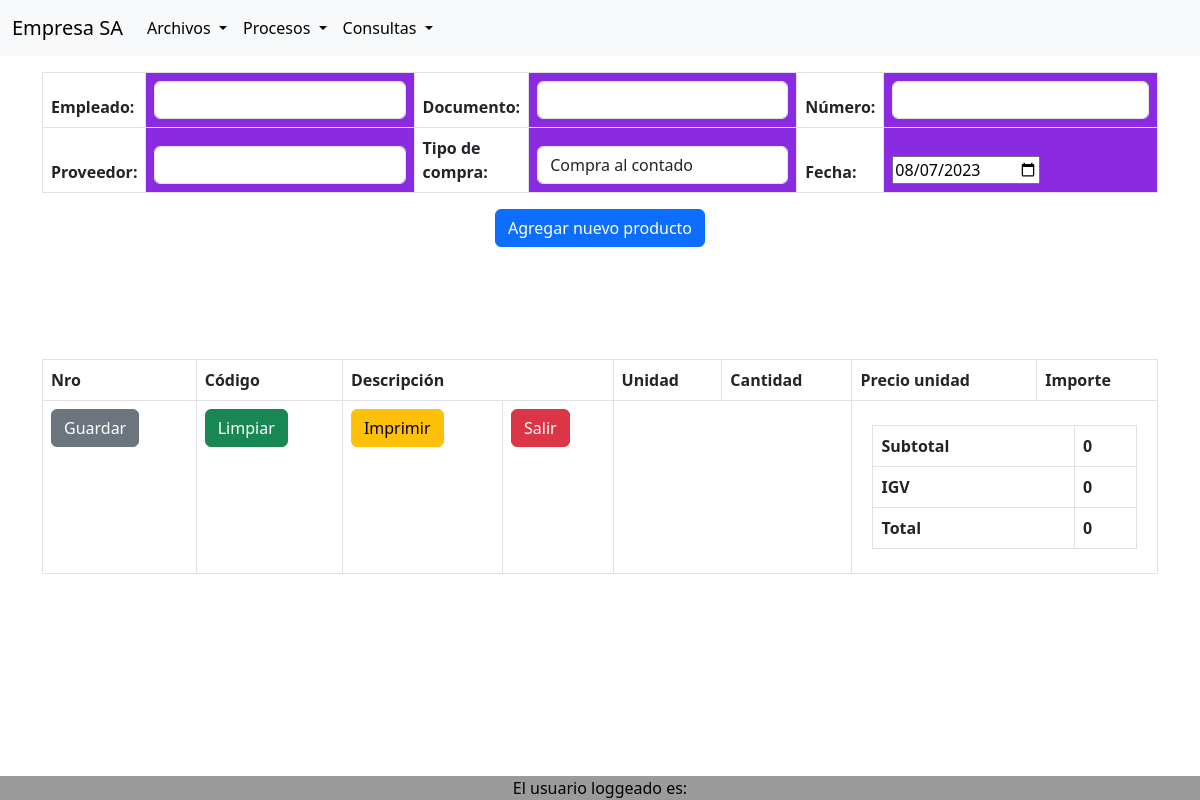
The app's page /comprar_productos.php, older data.
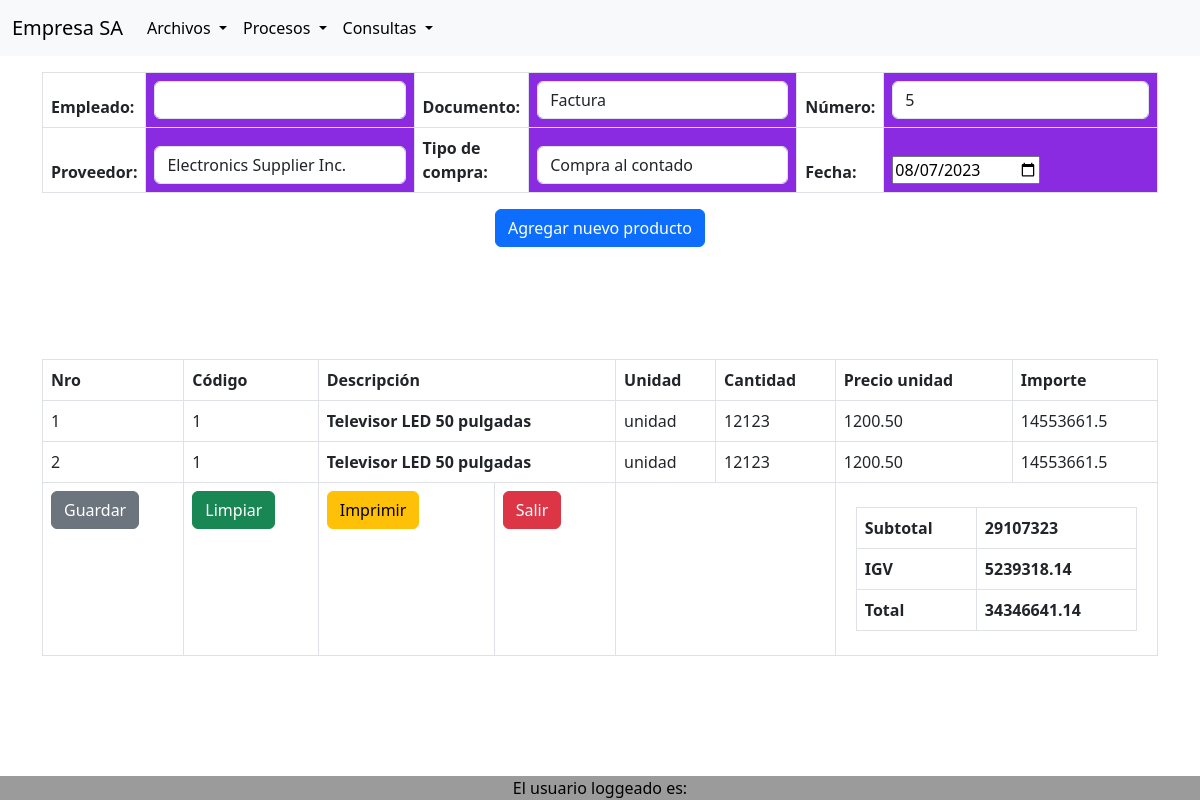
The same page, newer data.
### tables this page shows
CREATE TABLE `documento` (
  `id` int(11) NOT NULL,
  `nombre` varchar(50) NOT NULL,
  `numero_actual` int(11) DEFAULT NULL
);

CREATE TABLE `temp` (
  `numero` int(11) NOT NULL,
  `id_producto` int(11) DEFAULT NULL,
  `cantidad` int(11) DEFAULT NULL
);

CREATE TABLE `producto` (
  `id` int(11) NOT NULL,
  `nombre_producto` varchar(50) NOT NULL,
  `unidad_medida` varchar(15) NOT NULL,
  `stock` int(11) NOT NULL,
  `descripcion` varchar(256) DEFAULT NULL,
  `precio_unidad` decimal(10,2) NOT NULL,
  `costo_unidad` decimal(10,2) NOT NULL,
  `id_linea` int(11) DEFAULT NULL
);

### comprar_productos.php (the view, shortened to what this page needs)
<?php
  $conexion = connect_db();
?>
  <?php include('header.php');
  ?>
<form action="compra_realizar.php" method="POST">
    <div class="container mt-3">
      <table class="table table-bordered">
        <thead>
          <tr>
            <th><label for="empleado">Empleado:</label></th>
            <th class="w-25" style="background-color: blueviolet; color: black;">
              <div class="form-group">
                <input type="text" class="form-control" id="nombre_sesion" name="nombre_sesion"
                  value="<?php echo $_SESSION['nombre']; ?>" readonly>
              </div>
            </th>
            <th><label for="documento">Documento:</label></th>
            <th class="w-25" style="background-color: blueviolet; color: black;">
              <div class="form-group">
                <select class="form-control" name="documento" id="documento">
                  <?php
                  $query_documentos = "SELECT * FROM documento";
                  $result_documentos = mysqli_query($conexion, $query_documentos);
                  while ($row_documento = mysqli_fetch_array($result_documentos)) {
                    $nombre_documento = $row_documento['nombre'];
                    echo "<option value='$nombre_documento'>$nombre_documento</option>";
                  }
                  ?>
                </select>
              </div>
            </th>
            <th><label for="numero">Número:</label></th>
            <th class="w-25" style="background-color: blueviolet; color: black;">
              <div class="form-group">
                <?php
                $query_numero_actual = "SELECT numero_actual FROM documento WHERE id = 1";
                $result_numero_actual = mysqli_query($conexion, $query_numero_actual);
                $row_numero_actual = mysqli_fetch_array($result_numero_actual);
                $numero_actual = $row_numero_actual['numero_actual'];
                echo "<input type='number' class='form-control' name='numero_actual' id='numero_actual' value='$numero_actual' readonly>";
                ?>
              </div>
            </th>
          </tr>
          <tr>
          <th><label for="proveedor">Proveedor:</label></th>
            <th class="w-25" style="background-color: blueviolet; color: black;">
              <div class="form-group">
                <select class="form-control" name="proveedor" id="proveedor">
                  <?php
                  $query_proveedores = "SELECT * FROM proveedor";
                  $result_proveedores = mysqli_query($conexion, $query_proveedores);
                  while ($row_proveedor = mysqli_fetch_array($result_proveedores)) {
                    $nombre_proveedor = $row_proveedor['nombre'];
                    echo "<option value='$nombre_proveedor'>$nombre_proveedor</option>";
                  }
                  ?>
                </select>
              </div>
            </th>
            <th><label for="tipo_compra">Tipo de compra:</label></th>
            <th class="w-25" style="background-color: blueviolet; color: black;">
              <div class="form-group">
                <select class="form-control" name="tipo_compra" id="tipo_compra">
                  <option value='contado'>Compra al contado</option>
                </select>
              </div>
            </th>
            <th><label for="fecha">Fecha:</label></th>
            <th class="border-bottom" class="w-25" style="background-color: blueviolet; color: black;">
              <input type="date" name="fecha" id="fecha" value="<?php echo date("Y-m-d"); ?>">
            </th>
          </tr>
        </thead>
      </table>
    </div>
    <div class="container mt-3 text-center">
      <div class="row">
        <div class="col-4 offset-4">
          <button type="button" class="btn btn-primary" data-bs-toggle="modal" data-bs-target="#ComprarProducto">
            Agregar nuevo producto
          </button>
        </div>
      </div>
    </div>
    <br><br><br><br>
    <div class="container mt-3">
      <table class="table table-bordered">
        <thead>
          <tr>
            <th>Nro</th>
            <th>Código</th>
            <th colspan="2">Descripción</th>
            <th>Unidad</th>
            <th>Cantidad</th>
            <th>Precio unidad</th>
            <th>Importe</th>
          </tr>
        </thead>
        <tbody>
          <?php
          $conexion = connect_db();
          $query = "SELECT temp.numero, producto.id AS codigo, producto.nombre_producto AS descripcion, producto.unidad_medida AS unidad, temp.cantidad, producto.precio_unidad AS precio
          FROM temp
          INNER JOIN producto ON temp.id_producto = producto.id";
          $result = mysqli_query($conexion, $query);
          $contador = 1;
          $total = 0;
          while ($row = mysqli_fetch_array($result)) {
            $codigo = $row['codigo'];
            $descripcion = $row['descripcion'];
            $unidad = $row['unidad'];
            $cantidad = $row['cantidad'];
            $precio = $row['precio'];
            $importe = $cantidad * $precio;
            echo "<tr>";
            echo "<td>$contador</td>";
            echo "<td>$codigo</td>";
            echo "<th colspan='2'>$descripcion</th>";
            echo "<td>$unidad</td>";
            echo "<td>$cantidad</td>";
            echo "<td>$precio</td>";
            echo "<td>$importe</td>";
            echo "</tr>";
            $total = $total + $importe;
            $contador++;
          }
          ?>
        </tbody>
        <tfooter>
          <td><button type="submit" class="btn btn-secondary" name="boton" value="1">Guardar</button></td>
          <td><button type="submit" class="btn btn-success" name="boton" value="2">Limpiar</button></td>
          <td><button type="submit" class="btn btn-warning" name="boton" value="3">Imprimir</button></td>
          <td><button type="submit" class="btn btn-danger" name="boton" value="4">Salir</button></td>
          <th colspan="2"></th>
          <th colspan="2">
            <div class="container mt-3">
              <table class="table table-bordered">
                <tbody>
                  <tr>
                    <td>Subtotal</td>
                    <td>
                      <?php echo $total ?>
                    </td>
                  </tr>
                  <tr>
                    <td>IGV</td>
                    <td>
                      <?php echo $total * 18 / 100 ?>
                    </td>
                  </tr>
                  <tr>
                    <td>Total</td>
                    <td>
                      <?php echo $total * 118 / 100 ?>
                    </td>
                  </tr>
                </tbody>
              </table>
            </div>
          </th>
        </tfooter>
      </table>
    </div>
  </form>
  <?php include('footer.php');?>

### header.php (shortened to what this page needs)
<!doctype html>
<html lang="es">
  <head>
    <link href="https://cdn.jsdelivr.net/npm/bootstrap@5.3.0/dist/css/bootstrap.min.css" rel="stylesheet">
  </head>
  <body>
  <nav class="navbar navbar-expand-lg navbar-light bg-light">
    <div class="container-fluid">
        <a class="navbar-brand" href="index.php">Empresa SA</a>
        <div class="collapse navbar-collapse" id="navbarSupportedContent">
            <ul class="navbar-nav me-auto mb-2 mb-lg-0">
                <li class="nav-item dropdown">
                    <a class="nav-link active dropdown-toggle" href="#" id="navbarDropdownArchivos" role="button" data-bs-toggle="dropdown" aria-expanded="false">
                        Archivos
                    </a>
                </li>
                <li class="nav-item dropdown">
                    <a class="nav-link active dropdown-toggle" href="#" id="navbarDropdownProcesos" role="button" data-bs-toggle="dropdown" aria-expanded="false">
                        Procesos
                    </a>
                </li>
                <li class="nav-item dropdown">
                    <a class="nav-link active dropdown-toggle" href="#" id="navbarDropdownConsultas" role="button" data-bs-toggle="dropdown" aria-expanded="false">
                        Consultas
                    </a>
                </li>
            </ul>
        </div>
    </div>
</nav>
  </body>
</html>

### footer.php (shortened to what this page needs)
<footer class="footer" >
<?php
echo "El usuario loggeado es: ".$_SESSION["nombre"];
?>
</footer>
  </body>
</html>

### footer.php (style rules this page uses)
.footer { position: fixed; left: 0; bottom: 0; width: 100%; background-color: #9b9b9b; color: black; text-align: center; }

Row changes from the older to the newer data that the page shows:
added documento: numero_actual "5"
added temp: id_producto "1", id_producto.nombre_producto "Televisor LED 50 pulgadas", id_producto.unidad_medida "unidad", cantidad "12123", id_producto.precio_unidad "1200.50", cantidad.precio_unidad "14553661.5"
added temp: id_producto "1", id_producto.nombre_producto "Televisor LED 50 pulgadas", id_producto.unidad_medida "unidad", cantidad "12123", id_producto.precio_unidad "1200.50", cantidad.precio_unidad "14553661.5"
Text that changed along with them:
form field documento: (not shown) → "Factura"
form field proveedor: (not shown) → "Electronics Supplier Inc."
$total: "0" → "29107323"
$total * 18 / 100: "0" → "5239318.14"
$total * 118 / 100: "0" → "34346641.14"
